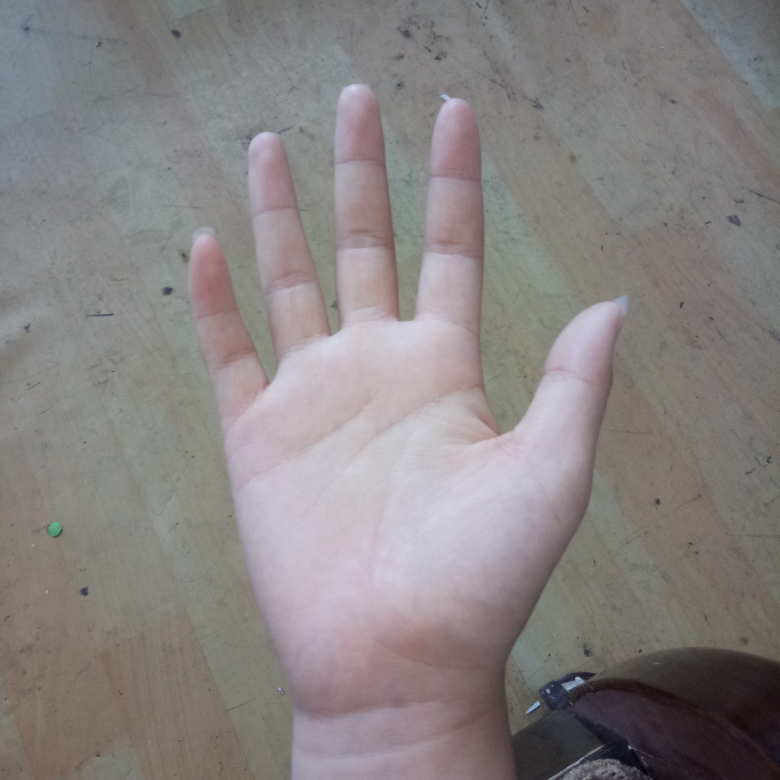
#> input picture Dataset/TEMPWORKSHOP/20001-女-27-右.jpg, 3120 x 3120 px, found by its file name (shown at 1/4 size)
$ python -i landmark_rotation.py   (imports and definitions only)
#> lines starting #> are read from the running program, lines starting #| are printed output that depends on the picture
"""
created by haoran
time : 2021/2/4
"""
from PIL import Image
import numpy as np
import matplotlib.pyplot as plt
import os, sys
import random
import traceback

class LandMarkRotation:
    def __init__(self):
        self.img_dir = r'H:\手掌关键点定位\after_resize_cleared\after_resize2'
        self.save_path = r'H:\手掌关键点定位\argument_data'
        # self.check()
        pass

    # [17 lines left out: function check, not called in this run]
    def using_when_training(self,name):
#> called with name = 'TEMPWORKSHOP/20001-女-27-右.jpg'
        img_ = Image.open(os.path.join(self.img_dir, name))
#> img_ is the input picture: PIL image 3120x3120 RGB; mean R, G, B 136, 131, 130.7
        angle = [90, 180, 270]
        angle = random.sample(angle, 1)[0]
        random_num = np.random.randint(-5, 5, 1)[0]
        angle += random_num

        img = img_.rotate(-angle)
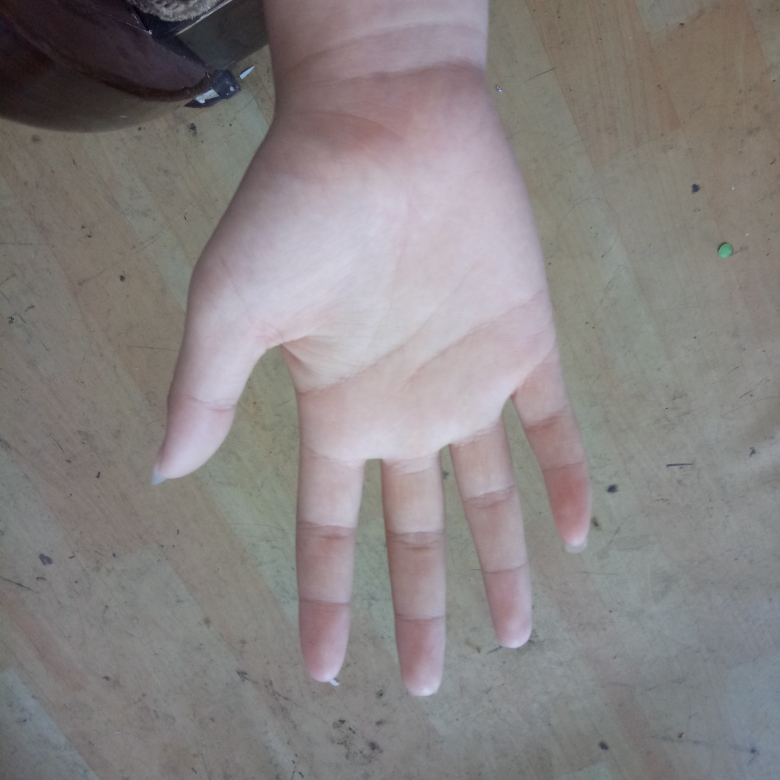
#> img: PIL image 3120x3120 RGB (shown at 1/4 size); mean R, G, B 136, 131, 130.7
        parse_result = self.parse_image_name(name)
        landmark = parse_result['landmark']
        landmark = self.landmark_clockwise(landmark, angle)
        return img,landmark
    def parse_image_name(self, name):
        """
        解析图片的名称
        :param name:图片的名称
        :return:
        """
#> called with name = 'TEMPWORKSHOP/20001-女-27-右.jpg'
        name_name = name.split(';')[0]
        _ = name.split(';')[-1]
        name_format = _.split('-')[-1]
        landmark_list = _.split('-')[:-1]

        for idx, i in enumerate(landmark_list):
            landmark_list[idx] = (float(i.split(',')[0]), float(i.split(',')[1]))

        # 判断名称是否有问题
        if len(landmark_list) != 12:
            return False

        _landmark_list = []
        for idx, item in enumerate(landmark_list):
            _landmark_list.append(item[0])
            _landmark_list.append(item[1])
        landmark_list = _landmark_list

        return {'name': name_name,
                'landmark': landmark_list,
                'format': name_format}
    # [95 lines left out: functions save_src_and_gt, visualize, landmark_clockwise, gen_argument_dataset, not called in this run]
# [2 lines not run here, left out]

#> (the run stopped early here; a loop or call above may not have finished)
